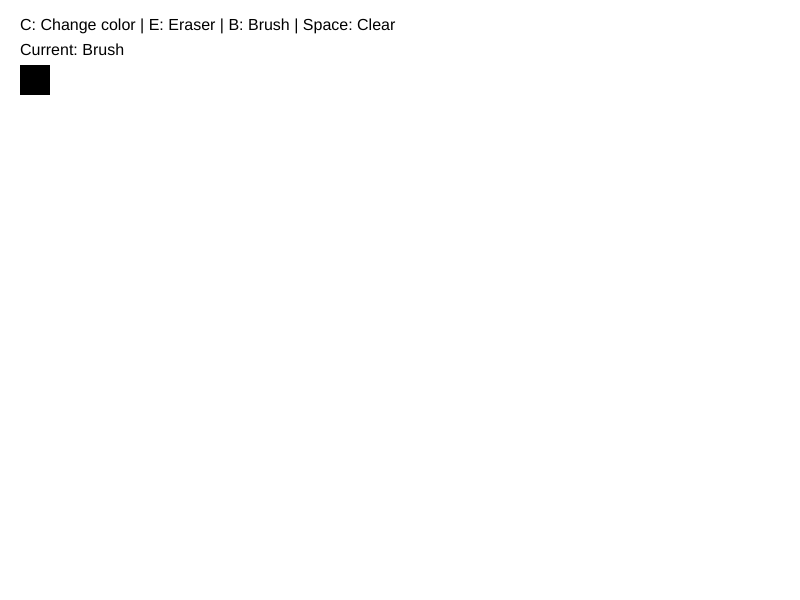
Frame 1 (no input)
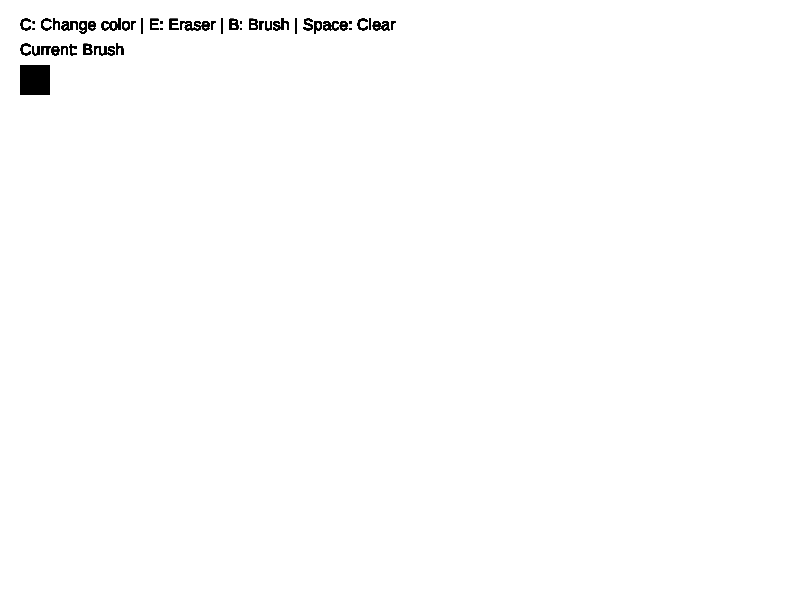
Frame 60 (no input)
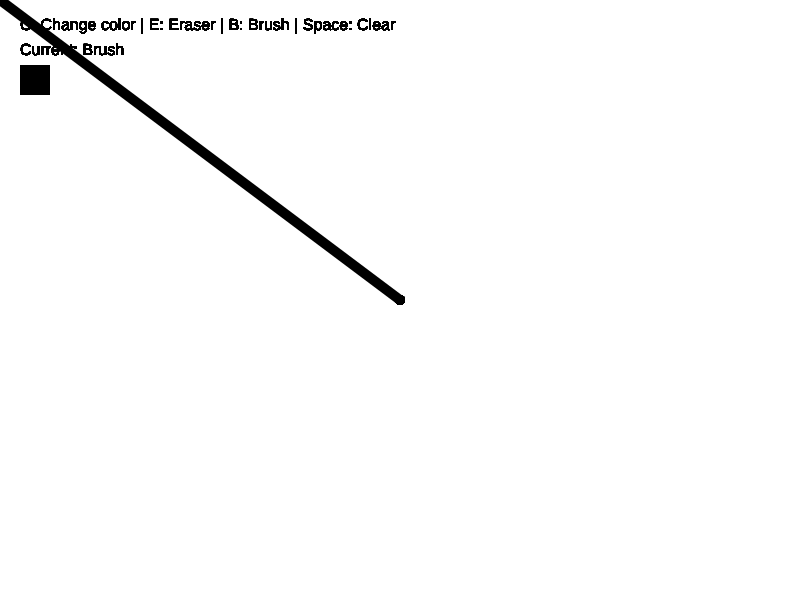
Frame 120 (the mouse pressed at the canvas centre since frame 60)

The p5.js sketch that drew these frames (run headless with seeded random() and noise() and a simulated clock; from frame 60 on, the mouse is pressed at the canvas centre):

// p5.js sketch
// ── sketch.js
let currentColor;
let isErasing = false;
let brushSize = 10;
let bgColor = 255;

function setup() {
  createCanvas(800, 600);
  background(bgColor);
  currentColor = color(0, 0, 0);
}

function draw() {
  fill(0);
  noStroke();
  textSize(16);
  text("C: Change color | E: Eraser | B: Brush | Space: Clear", 20, 30);
  text("Current: " + (isErasing ? "Eraser" : "Brush"), 20, 55);
  
  if (!isErasing) {
    fill(currentColor);
    rect(20, 65, 30, 30);
  }
  
  if (mouseIsPressed) {
    if (isErasing) {
      stroke(bgColor);
      strokeWeight(brushSize);
    } else {
      stroke(currentColor);
      strokeWeight(brushSize);
    }
    line(pmouseX, pmouseY, mouseX, mouseY);
  }
}

function keyPressed() {
  if (key === 'e' || key === 'E') {
    isErasing = true;
  }
  if (key === 'b' || key === 'B') {
    isErasing = false;
  }
  
  if (key === 'c' || key === 'C') {
    currentColor = color(random(255), random(255), random(255));
    isErasing = false;
  }

  if (key === ' ') {
    background(bgColor);
  }
  
  if (key === '+' || key === '=') {
    brushSize = min(brushSize + 2, 30);
  }
  if (key === '-' || key === '_') {
    brushSize = max(brushSize - 2, 2);
  }
}
